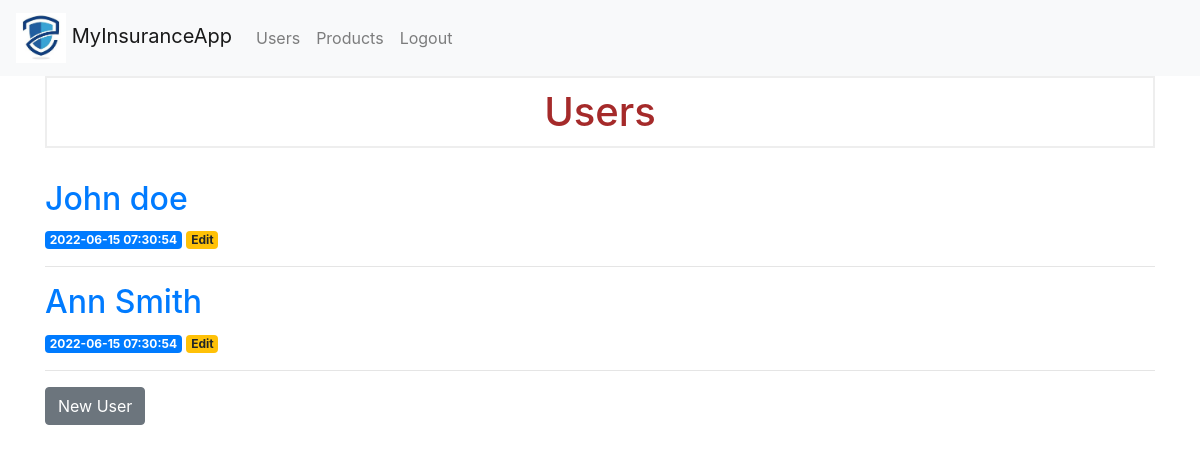
Screenshot of /users/ (signed in) with the database file from the repository.
### tables this page shows
CREATE TABLE users (
    id INTEGER PRIMARY KEY AUTOINCREMENT,
    created TIMESTAMP DEFAULT CURRENT_TIMESTAMP,
    fullname TEXT NOT NULL,
    email TEXT NOT NULL,
    birthdate TIMESTAMP ,
    country TEXT ,
    city TEXT ,
    address TEXT, 
    password TEXT
);

### project/controllers/web/user_controller.py (the view)
@app.route('/users/')
def users():
    if not session.get("id"):
        return redirect(url_for('login'))
    users = get_users()
    return render_template('user/users.html', users=users)

### project/persistence/__init__.py (called while the page is built)
def dict_factory(cursor, row):
    d = {}
    for idx, col in enumerate(cursor.description):
        d[col[0]] = row[idx]
    return d

def get_db_connection():
    conn = sqlite3.connect('./database/database.db')
    conn.row_factory = dict_factory
    return conn

### project/persistence/users_dao.py (called while the page is built)
def get_users():
    conn = get_db_connection()
    users = conn.execute('SELECT * FROM users').fetchall()
    conn.close()
    return users

### project/templates/user/users.html
{% extends '/base.html' %}
{% block content %}
<h1>{% block title %} Users {% endblock %}</h1>
<br>
{% for user in users %}
<a href="{{ url_for('user', user_id=user['id']) }}">
    <h2>{{ user['fullname'] }}</h2>
</a>
<span class="badge badge-primary">{{ user['created'] }}</span>
<a href="{{ url_for('edituser', id=user['id']) }}">
    <span class="badge badge-warning">Edit</span>
</a>
<hr> {% endfor %}
<a class="btn btn-secondary" href="{{url_for('createuser')}}">New User</a>
{% endblock %}

### project/static/css/style.css (style rules this page uses)
h1 { border: 2px #eee solid; color: brown; text-align: center; padding: 10px; }

### rows the page displays
users: fullname "John doe", created "2022-06-15 07:30:54"
users: fullname "Ann Smith", created "2022-06-15 07:30:54"
